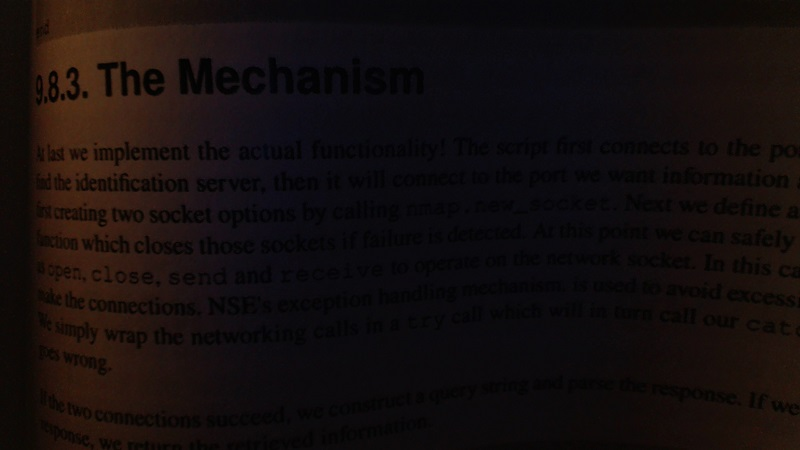
#> input picture workspace/ImageProcessing/images/book.jpg, 800 x 450 px, given in place of the camera
$ python edge_detection.py   (older library calls are emulated)
#> lines starting #> are read from the running program, lines starting #| are printed output that depends on the picture; after the words box and inside, x2 and y2 are one past the last pixel; in counts of white or black regions, pixels touching at a corner belong together
import cv2
import numpy as np

cap = cv2.VideoCapture(0)

while True:
    _, frame = cap.read()
#> frame is the input picture: shape (450, 800, 3); mean B, G, R 13.4, 13.6, 20.3
    frame = cv2.resize(frame, (640, 360))
#> frame: shape (360, 640, 3)

    laplacian = cv2.Laplacian(frame, cv2.CV_8UC1)
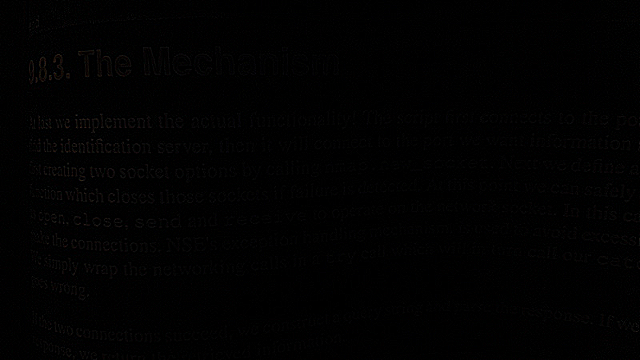
#> laplacian: shape (360, 640, 3); mean B, G, R 1.4, 1.3, 1.4
    sobelx = cv2.Sobel(frame, cv2.CV_8UC1, 1, 0, ksize=5)
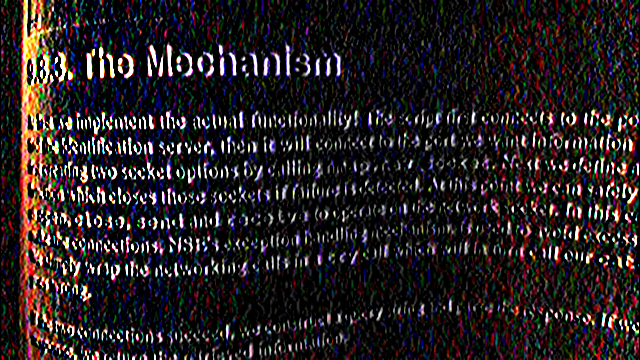
#> sobelx: shape (360, 640, 3); mean B, G, R 34.5, 32.7, 39.2
    sobely = cv2.Sobel(frame, cv2.CV_8UC1, 0, 1, ksize=5)
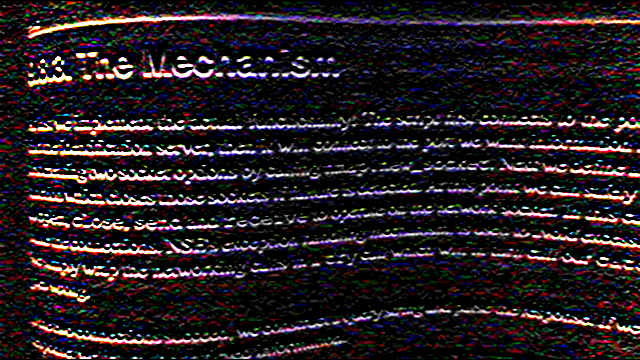
#> sobely: shape (360, 640, 3); mean B, G, R 34.5, 30.8, 37.8

    edges = cv2.Canny(frame, 100, 150)
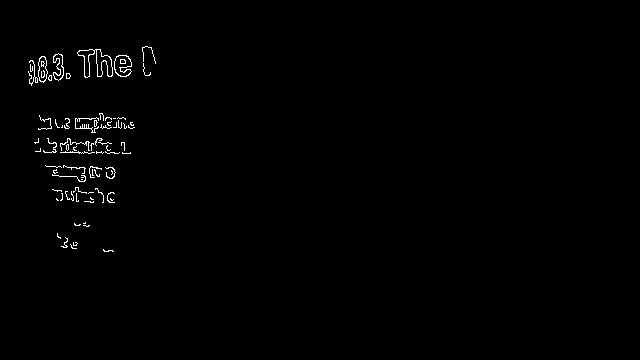
#> edges: shape (360, 640); 0.77% white in thin lines or dots, all inside (x1, y1, x2, y2) = (28, 46, 156, 252)

    # [4 lines of commented-out code are left out]
    cv2.imshow("Edges", edges)
    if cv2.waitKey(1) & 0xFF == ord("q"):
#> (key q is pressed here)
        break

cap.release()
cv2.destroyAllWindows()
